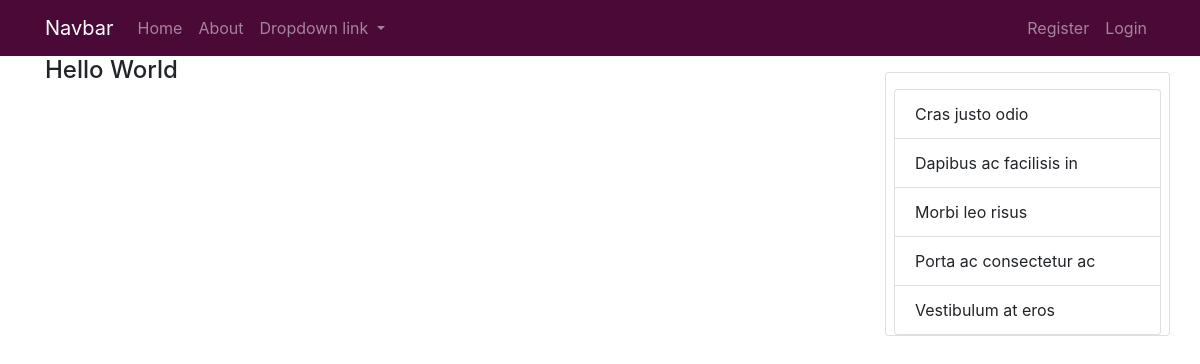
The app's page /, older data.
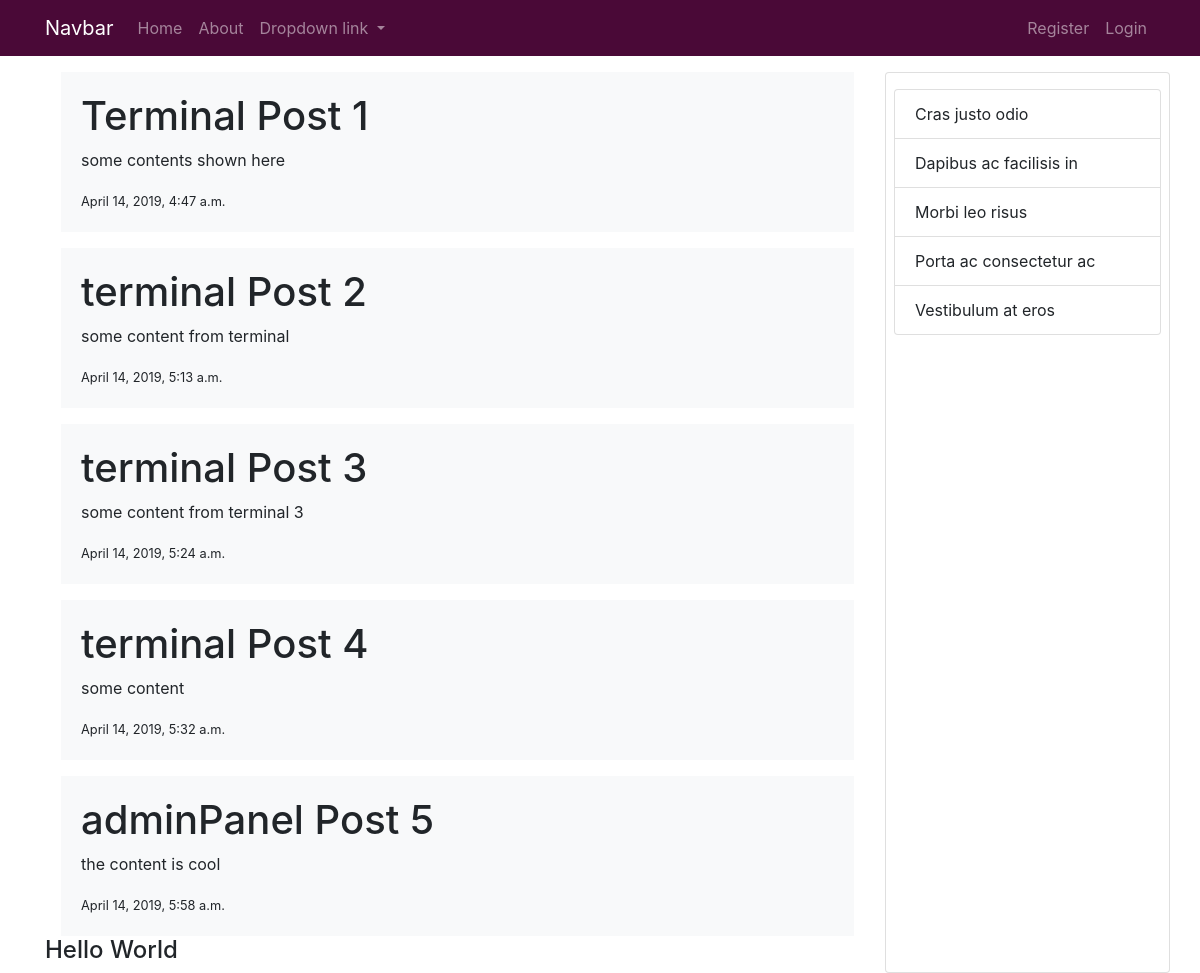
The same page, newer data.
### blog/models.py (models this page shows, shortened)
class Post(models.Model):
	title = models.CharField(max_length=100)
	content = models.TextField()
	created_at = models.DateTimeField(default=timezone.now)
	author = models.ForeignKey(User, on_delete=models.CASCADE)

### blog/views.py (the view)
# urls.py: path('', views.home_page, name='blog-home_page'),
def home_page(request):  # don't forget to add request as argument
    context = {
        'posts': Post.objects.all(),  # posts will be the key word we use on the html template
    }
    return render(request, 'blog/home.html', context)

### blog/templates/blog/home.html
{% extends "blog/base.html" %}
{% block content %}
    {% for post in posts %}
    <div class="card-body mt-3 mr-3 ml-3 bg-light">
      <h1>{{ post.title }}</h1>
      <p>{{ post.content }}</p>
      <small>{{ post.created_at }}</small>
    </div>
    {% endfor %}
    <h4>Hello World</h4>
{% endblock content%}

### blog/templates/blog/base.html (shortened to what this page needs)
<!DOCTYPE html>
<html lang="en">
  <head>
    <link
      rel="stylesheet"
      href="https://stackpath.bootstrapcdn.com/bootstrap/4.3.1/css/bootstrap.min.css"
    />
    {% load static %}
    <link rel="stylesheet" type="text/css" href="{% static 'blog/main.css' %}">
  </head>
  <body>
    <nav class="navbar navbar-expand-md bg-main navbar-dark">
      <div class="container">
        <a class="navbar-brand" href="#">Navbar</a>
        <div class="collapse navbar-collapse" id="collapsibleNavbar">
          <ul class="navbar-nav">
            <li class="nav-item">
              <a class="nav-link" href="{% url 'blog-home_page' %}">Home</a>
            </li>
            <li class="nav-item">
              <a class="nav-link" href="{% url 'blog-about_page' %}">About</a>
            </li>
            <li class="nav-item dropdown">
              <a
                class="nav-link dropdown-toggle"
                href="#"
                id="navbardrop"
                data-toggle="dropdown"
              >
                Dropdown link
              </a>
            </li>
          </ul>
          <ul class="navbar-nav ml-auto">
            <li class="nav-item">
              <a class="nav-link" href="{% url 'users-register' %}">Register</a>
            </li>
            <li class="nav-item">
              <a class="nav-link" href="#">Login</a>
            </li>
          </ul>
        </div>
      </div>
    </nav>
    <div class="container">
      <div class="row">
        <div class="col-md-9">
        {% block content %}{% endblock %}
        </div>
        <div class="col-md-3 card mt-3 pt-3 pl-2 pr-2 ">
          <ul class="list-group">
            <li class="list-group-item">Cras justo odio</li>
            <li class="list-group-item">Dapibus ac facilisis in</li>
            <li class="list-group-item">Morbi leo risus</li>
            <li class="list-group-item">Porta ac consectetur ac</li>
            <li class="list-group-item">Vestibulum at eros</li>
          </ul>
        </div>
      </div>
    </div>
  </body>
</html>

### blog/static/blog/main.css (style rules this page uses)
.bg-main { background-color: #4a0937 !important; }

Row changes from the older to the newer data that the page shows:
added Post: title "Terminal Post 1", content "some contents shown here", created_at "April 14, 2019, 4:47 a.m."
added Post: title "terminal Post 2", content "some content from terminal", created_at "April 14, 2019, 5:13 a.m."
added Post: title "terminal Post 3", content "some content from terminal 3", created_at "April 14, 2019, 5:24 a.m."
added Post: title "terminal Post 4", content "some content", created_at "April 14, 2019, 5:32 a.m."
added Post: title "adminPanel Post 5", content "the content is cool", created_at "April 14, 2019, 5:58 a.m."
